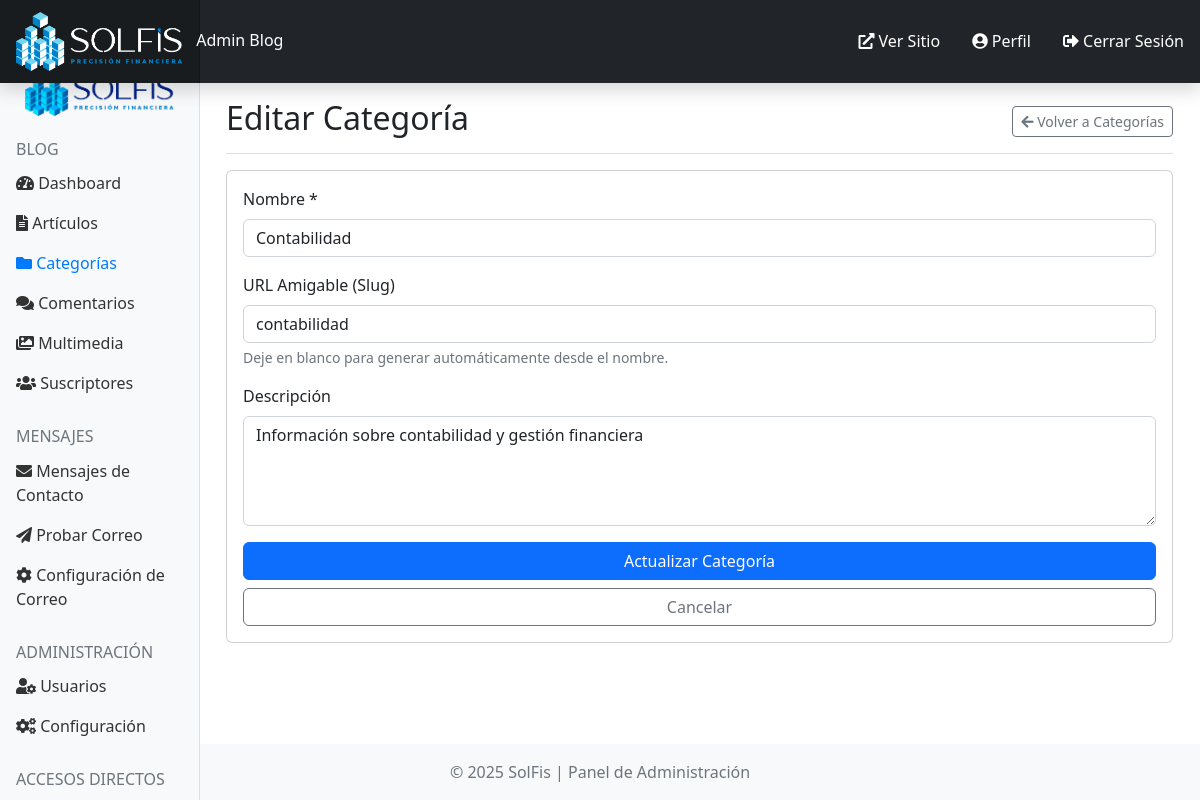
The page /admin/category-edit.php?id=2 (signed in) on the database its author committed.
### tables this page shows
CREATE TABLE `categories` (
  `id` int(11) NOT NULL,
  `name` varchar(255) NOT NULL,
  `slug` varchar(255) NOT NULL,
  `description` text DEFAULT NULL,
  `created_at` datetime NOT NULL,
  `updated_at` datetime NOT NULL
);

### includes/blog-system.php (called while the page is built, shortened)
<?php
class Database {
    private $connection;
    private static $instance;
    private function __construct() {
        $this->connection = new mysqli(DB_HOST, DB_USER, DB_PASS, DB_NAME);
        $this->connection->set_charset("utf8mb4");
    }
    public static function getInstance() {
        if (!self::$instance) {
            self::$instance = new self();
        }
        return self::$instance;
    }
    public function query($sql) {
        return $this->connection->query($sql);
    }
}
class Category {
    private $db;
    public function __construct() {
        $this->db = Database::getInstance();
    }
    public function getCategoryById($id) {
        $id = (int)$id;
        $sql = "SELECT * FROM categories WHERE id = $id";
        $result = $this->db->query($sql);
        if ($result && $result->num_rows > 0) {
            return $result->fetch_assoc();
        }
        return null;
    }
}
class Auth {
    private static $instance;
    public static function getInstance() {
        if (!self::$instance) {
            self::$instance = new self();
        }
        return self::$instance;
    }
}

### admin/category-edit.php (the view, shortened to what this page needs)
<?php
require_once '../includes/blog-system.php';
$category = new Category();
$categoryId = (int)$_GET['id'];
$categoryData = $category->getCategoryById($categoryId);
?>
<?php include 'includes/header.php'; ?>
<div class="container-fluid">
    <div class="row">
        <?php include 'includes/sidebar.php'; ?>
        <main class="col-md-9 ms-sm-auto col-lg-10 px-md-4">
            <div class="d-flex justify-content-between flex-wrap flex-md-nowrap align-items-center pt-3 pb-2 mb-3 border-bottom">
                <h1 class="h2">Editar Categoría</h1>
                <div class="btn-toolbar mb-2 mb-md-0">
                    <a href="categories.php" class="btn btn-sm btn-outline-secondary">
                        <i class="fas fa-arrow-left"></i> Volver a Categorías
                    </a>
                </div>
            </div>
            <div class="card">
                <div class="card-body">
                    <form action="category-edit.php?id=<?php echo $categoryId; ?>" method="post">
                        <div class="mb-3">
                            <label for="name" class="form-label">Nombre *</label>
                            <input type="text" class="form-control" id="name" name="name" value="<?php echo htmlspecialchars($categoryData['name']); ?>" required>
                        </div>
                        <div class="mb-3">
                            <label for="slug" class="form-label">URL Amigable (Slug)</label>
                            <input type="text" class="form-control" id="slug" name="slug" value="<?php echo htmlspecialchars($categoryData['slug']); ?>">
                            <div class="form-text">Deje en blanco para generar automáticamente desde el nombre.</div>
                        </div>
                        <div class="mb-3">
                            <label for="description" class="form-label">Descripción</label>
                            <textarea class="form-control" id="description" name="description" rows="4"><?php echo htmlspecialchars($categoryData['description']); ?></textarea>
                        </div>
                        <div class="d-grid gap-2">
                            <button type="submit" class="btn btn-primary">Actualizar Categoría</button>
                            <a href="categories.php" class="btn btn-outline-secondary">Cancelar</a>
                        </div>
                    </form>
                </div>
            </div>
        </main>
    </div>
</div>
<?php include 'includes/footer.php'; ?>

### admin/includes/header.php (style rules this page uses)
body { min-height: 100vh; display: flex; flex-direction: column; overflow-x: hidden; }
.container-fluid { width: 100%; padding-right: 15px; padding-left: 15px; overflow-x: hidden; }

### rows shown on the page
categories: name "Contabilidad", slug "contabilidad", description "Información sobre contabilidad y gestión financiera"
